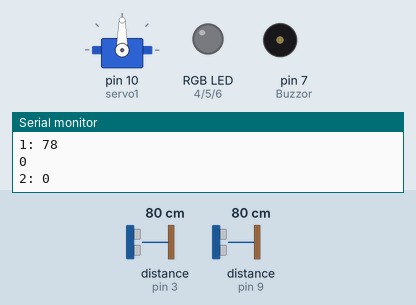
Bench run of a sketch on a simulated Arduino Uno, built with avr-gcc and run on an emulated ATmega328P. On the bench: servo, an RGB LED mixed from three pins (HIGH = lit), buzzer (waves = sounding, pin HIGH), the last lines printed to the serial monitor. Wiring (inferred from the names in the program): 2 × ultrasonic range finder: trigger pin 2, echo pin 3 / trigger pin 8, echo pin 9. The inputs (shaded band) are chosen by the test bench; at power-on: distance to the obstacle (sensors on pin 3, pin 9) 80 cm. The echo pulse lasts 58.3 µs per cm; pins used as bus, display or sensor lines are not drawn.

Above: at 1.2 s.
1.3 s: distance to the obstacle (sensor on pin 3) set to 33 cm
4.3 s: distance to the obstacle (sensor on pin 3) set to 28 cm
At 4.9 s:
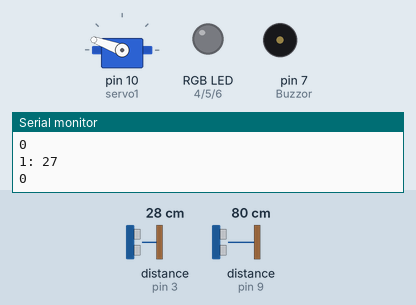
5.9 s: distance to the obstacle (sensor on pin 3) set to 35 cm
At 7.9 s:
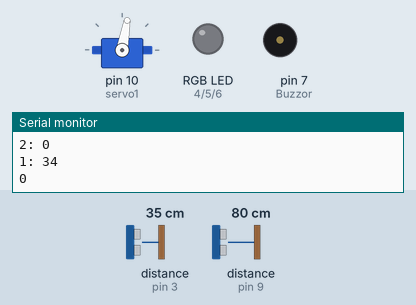
8.9 s: distance to the obstacle (sensor on pin 9) set to 73 cm
At 9.6 s:
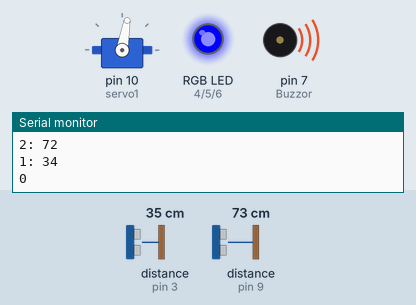
10.4 s: distance to the obstacle (sensor on pin 9) set to 27 cm
11.9 s: distance to the obstacle (sensor on pin 9) set to 21 cm
At 13.4 s:
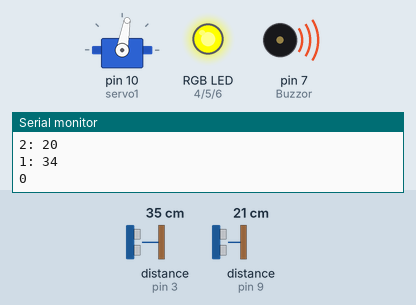
Timing chart, 0 to 14.4 s (numbered marks = the images above; inputs shaded):
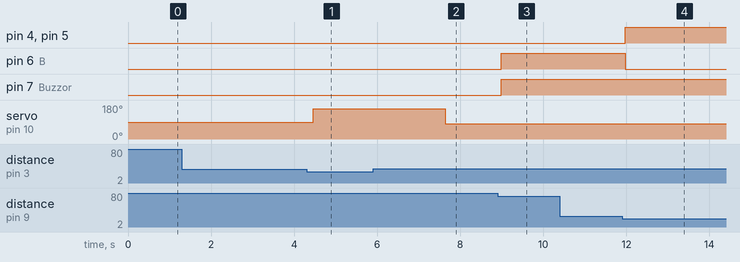

The sketch:

can.ino
```cpp
#include <Servo.h>

//전면 초음파 센서
int Trig_Pin1 = 2;
int Echo_Pin1 = 3;

//천장 초음파 센서
int Trig_Pin2 = 8;
int Echo_Pin2 = 9;

//RGB LED
int R = 4;
int G = 5;
int B = 6;

//부저
int Buzzor = 7;

//컴퓨터 이전 저장시간, 현재시간
unsigned int prev_time1 = 0;
unsigned int curr_time1 = 0;

//서보모터
Servo servo1;

// 열린, 닫힌 각도
int close_angle = 80;//85
int open_angle = 160;
//모터 각도
int angle = close_angle;

boolean cho = true;
int count = 0;
long duration1, distance1=999;
long duration2, distance2 = 999 ;

void setup() {
    //시리얼 통신 속도 설정
    Serial.begin(9600);

    //servo1 포트 설정
    servo1.attach(10);

    //전면 초음파 센서 핀모드 설정
    pinMode(Echo_Pin1, INPUT);
    pinMode(Trig_Pin1, OUTPUT);

    //천장 초음파 센서 핀모드 설정
    pinMode(Echo_Pin2, INPUT);
    pinMode(Trig_Pin2, OUTPUT);

    //부저 핀모드 설정
    pinMode(Buzzor, OUTPUT);

    //RGB LED 핀모드 설정
    pinMode(R, OUTPUT);
    pinMode(G, OUTPUT);
    pinMode(B, OUTPUT);
}

void loop() {
    //현재 시간 저장
    curr_time1 = millis();
    if(cho)
    {
      //duration 초음파 측정 값, distance 측정값을 변환한 거리
      digitalWrite(Trig_Pin1, HIGH);//초음파 출력
      delayMicroseconds(10);//0.010초 동안 초음파 출력되도록 딜레이
      digitalWrite(Trig_Pin1, LOW);//초음파 미출력
      duration1 = pulseIn(Echo_Pin1, HIGH, 17647);//echo가 HIGH 되기까지 시간
      distance1 = ((long)(340 * duration1) / 10000) / 2; //초음파 속도와 시간을 이용해 거리 환산
      Serial.print("1: ");
      Serial.println(distance1);
      if(distance1 != 0 && distance1 < 500)
      {
        if(distance1 <= 30 && angle == close_angle) // 뚜겅닫힌지 1초 후 거리가 30cm 이하면 뚜껑 열림
        {
          count --;
          if(count < -1)
          {
            prev_time1 = millis();
            angle = open_angle;
            servo1.write(angle);
            Serial.println("열림");
            count = 0;
          }
        }
        else if(curr_time1 -  prev_time1 >= 3000 && distance1 > 30 && angle != close_angle) // 뚜겅열린지 1초 후 거리가 30cm 초과면 뚜껑 닫힘
        {
          count ++;
          if(count > 1)
          {
            angle = close_angle;
            servo1.write(angle);
            Serial.println("닫힘");
            Serial.println(distance1);
            count = 0;
          }
        }
        else
          count = 0;
      }
      Serial.println(count);
    }
    else if(angle == close_angle)
    {
      //duration 초음파 측정 값, distance 측정값을 변환한 거리
      digitalWrite(Trig_Pin2, HIGH);//초음파 출력
      delayMicroseconds(10);//0.010초 동안 초음파 출력되도록 딜레이
      digitalWrite(Trig_Pin2, LOW);//초음파 미출력
      duration2 = pulseIn(Echo_Pin2, HIGH, 5000);//echo가 HIGH 되기까지 시간
      distance2 = ((long)(340 * duration2) / 10000) / 2; //초음파 속도와 시간을 이용해 거리 환산
      Serial.print("2: ");
      Serial.println(distance2);
      //10cm 이하일 경우 레드 led
      if(distance2 != 0)
      {
        if(distance2 <= 15)
        {
          digitalWrite(R, HIGH);
          digitalWrite(G, LOW);
          digitalWrite(B, LOW);
        }
        else if(distance2 <= 22) //18 이하일 경우 엘로우 led
        {
          digitalWrite(R, HIGH);
          digitalWrite(G, HIGH);
          digitalWrite(B, LOW);
        }
        else // 18 초과는 블루
        {
          digitalWrite(R, LOW);
          digitalWrite(G, LOW);
          digitalWrite(B, HIGH);
        }

        //뚜겅이 열린 상태에서 빈공간이 10cm 이하면 부저 울림
        if(angle == close_angle && distance2 <= 15)
          digitalWrite(Buzzor, LOW);
        else // 그외엔 부저 안울림
          digitalWrite(Buzzor, HIGH);
      }
    }
    cho = cho ? false : true;
    delay(50);
}
```

Measured:
- the behaviour switches between 32 and 31 cm on distance to the obstacle (sensor on pin 3) (found by bisection; images 0 and 1)
- the behaviour switches between 79 and 78 cm on distance to the obstacle (sensor on pin 9) (found by bisection; images 2 and 3)
- the behaviour switches between 24 and 23 cm on distance to the obstacle (sensor on pin 9) (found by bisection; images 3 and 4)
- after the input at 4.3 s, servo on pin 10 (servo1): 90° → 160° after 0.16 s
- after the input at 5.9 s, servo on pin 10 (servo1): 160° → 80° after 1.7 s
- after the input at 8.9 s, pin 6 (B), pin 7 (Buzzor): LOW → HIGH after 0.09 s
- after the input at 11.9 s, pin 4 (R), pin 5 (G): LOW → HIGH after 0.07 s; pin 6 (B): HIGH → LOW after 0.07 s
